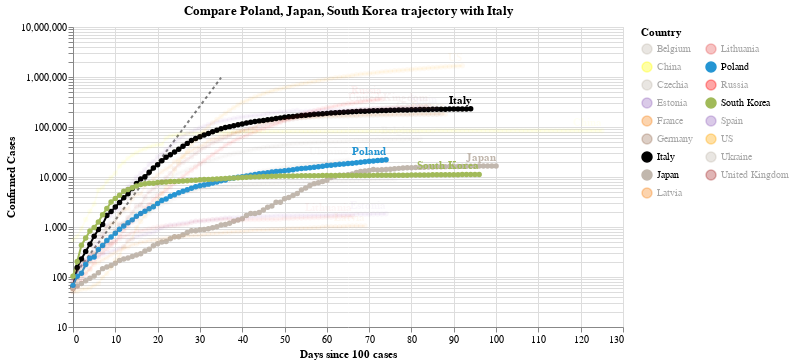

Notebook code cell kept with this figure:
### Code cell
#hide_input
chart3 = make_since_chart(dff2, ['Poland', 'Japan', 'South Korea'], baseline_countries)
chart3

### Figure 1 — Vega-Lite specification as saved in the notebook (floating-point values rounded to 4 significant figures; data arrays with more than 128 entries replaced by an {"elided": "..."} marker saying what was removed)
{"config": {"view": {"continuousWidth": 400, "continuousHeight": 300}}, "layer": [{"data": {"name": "data-628230001892d6798b50651be41d1b3e"}, "mark": {"type": "line", "color": "black", "opacity": 0.5, "strokeDash": [3, 3]}, "encoding": {"x": {"type": "quantitative", "field": "Days since 100 cases"}, "y": {"type": "quantitative", "field": "Confirmed Cases"}}}, {"data": {"name": "data-7daa78f1cc2363a3665cee1959608392"}, "mark": {"type": "line", "point": true}, "encoding": {"color": {"type": "nominal", "field": "Country", "legend": {"columns": 2}, "scale": {"domain": ["Belgium", "China", "Czechia", "Estonia", "France", "Germany", "Italy", "Japan", "Latvia", "Lithuania", "Poland", "Russia", "South Korea", "Spain", "US", "Ukraine", "United Kingdom"], "range": ["#C1B7AD", "yellow", "#C1B7AD", "#9467bd", "#F58518", "#9D755D", "black", "#C1B7AD", "#F58518", "#E45756", "#2495D3", "red", "#A1BA59", "#9467bd", "orange", "#C1B7AD", "brown"]}}, "opacity": {"condition": {"value": 1, "selection": "selector001"}, "value": 0.05}, "tooltip": [{"type": "nominal", "field": "Country"}, {"type": "temporal", "field": "Date"}, {"type": "quantitative", "field": "Confirmed Cases"}, {"type": "quantitative", "field": "Days since 100 cases"}], "x": {"type": "quantitative", "field": "Days since 100 cases"}, "y": {"type": "quantitative", "field": "Confirmed Cases", "scale": {"type": "log"}}}, "selection": {"selector001": {"type": "multi", "fields": ["Country"], "bind": "legend", "init": [{"Country": "Poland"}, {"Country": "Japan"}, {"Country": "South Korea"}, {"Country": "Italy"}]}}, "width": 550}, {"data": {"name": "data-7daa78f1cc2363a3665cee1959608392"}, "mark": {"type": "text", "align": "right", "dy": -8, "fontWeight": "bold"}, "encoding": {"color": {"type": "nominal", "field": "Country", "legend": {"columns": 2}, "scale": {"domain": ["Belgium", "China", "Czechia", "Estonia", "France", "Germany", "Italy", "Japan", "Latvia", "Lithuania", "Poland", "Russia", "South Korea", "Spain", "US", "Ukraine", "United Kingdom"], "range": ["#C1B7AD", "yellow", "#C1B7AD", "#9467bd", "#F58518", "#9D755D", "black", "#C1B7AD", "#F58518", "#E45756", "#2495D3", "red", "#A1BA59", "#9467bd", "orange", "#C1B7AD", "brown"]}}, "opacity": {"condition": {"value": 1, "selection": "selector001"}, "value": 0.05}, "text": {"type": "nominal", "field": "Country"}, "tooltip": [{"type": "nominal", "field": "Country"}, {"type": "temporal", "field": "Date"}, {"type": "quantitative", "field": "Confirmed Cases"}, {"type": "quantitative", "field": "Days since 100 cases"}], "x": {"type": "quantitative", "field": "Days since 100 cases"}, "y": {"type": "quantitative", "field": "Confirmed Cases", "scale": {"type": "log"}}}, "transform": [{"filter": "(datum['Date'] >= 1590451200000)"}], "width": 550}], "title": "Compare Poland, Japan, South Korea trajectory with Italy", "$schema": "https://vega.github.io/schema/vega-lite/v4.0.2.json", "datasets": {"data-628230001892d6798b50651be41d1b3e": [{"Days since 100 cases": 0, "Confirmed Cases": 100.0}, {"Days since 100 cases": 1, "Confirmed Cases": 130.0}, {"Days since 100 cases": 2, "Confirmed Cases": 169.0}, {"Days since 100 cases": 3, "Confirmed Cases": 219.7}, {"Days since 100 cases": 4, "Confirmed Cases": 285.6}, {"Days since 100 cases": 5, "Confirmed Cases": 371.3}, {"Days since 100 cases": 6, "Confirmed Cases": 482.7}, {"Days since 100 cases": 7, "Confirmed Cases": 627.5}, {"Days since 100 cases": 8, "Confirmed Cases": 815.7}, {"Days since 100 cases": 9, "Confirmed Cases": 1060.0}, {"Days since 100 cases": 10, "Confirmed Cases": 1379.0}, {"Days since 100 cases": 11, "Confirmed Cases": 1792.0}, {"Days since 100 cases": 12, "Confirmed Cases": 2330.0}, {"Days since 100 cases": 13, "Confirmed Cases": 3029.0}, {"Days since 100 cases": 14, "Confirmed Cases": 3937.0}, {"Days since 100 cases": 15, "Confirmed Cases": 5119.0}, {"Days since 100 cases": 16, "Confirmed Cases": 6654.0}, {"Days since 100 cases": 17, "Confirmed Cases": 8650.0}, {"Days since 100 cases": 18, "Confirmed Cases": 11250.0}, {"Days since 100 cases": 19, "Confirmed Cases": 14620.0}, {"Days since 100 cases": 20, "Confirmed Cases": 19000.0}, {"Days since 100 cases": 21, "Confirmed Cases": 24710.0}, {"Days since 100 cases": 22, "Confirmed Cases": 32120.0}, {"Days since 100 cases": 23, "Confirmed Cases": 41750.0}, {"Days since 100 cases": 24, "Confirmed Cases": 54280.0}, {"Days since 100 cases": 25, "Confirmed Cases": 70560.0}, {"Days since 100 cases": 26, "Confirmed Cases": 91730.0}, {"Days since 100 cases": 27, "Confirmed Cases": 119300.0}, {"Days since 100 cases": 28, "Confirmed Cases": 155000.0}, {"Days since 100 cases": 29, "Confirmed Cases": 201500.0}, {"Days since 100 cases": 30, "Confirmed Cases": 262000.0}, {"Days since 100 cases": 31, "Confirmed Cases": 340600.0}, {"Days since 100 cases": 32, "Confirmed Cases": 442800.0}, {"Days since 100 cases": 33, "Confirmed Cases": 575600.0}, {"Days since 100 cases": 34, "Confirmed Cases": 748300.0}, {"Days since 100 cases": 35, "Confirmed Cases": 972800.0}], "data-7daa78f1cc2363a3665cee1959608392": {"elided": "1448 records"}}}
